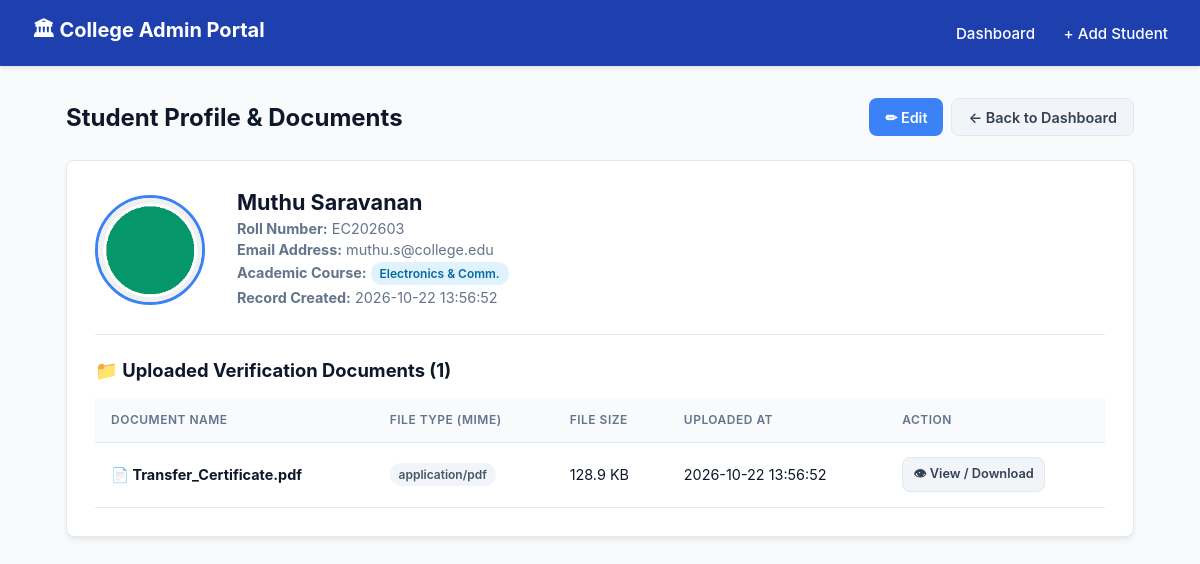
The page /q2_php_admin/view_student.php?id=3 on the database its author committed.
### tables this page shows
CREATE TABLE students (
    id INT AUTO_INCREMENT PRIMARY KEY,
    name VARCHAR(100) NOT NULL,
    roll_no VARCHAR(50) NOT NULL UNIQUE,
    email VARCHAR(100) NOT NULL,
    course VARCHAR(50) NOT NULL,
    photo VARCHAR(255) DEFAULT 'default_avatar.png',
    created_at TIMESTAMP DEFAULT CURRENT_TIMESTAMP
);

CREATE TABLE student_documents (
    id INT AUTO_INCREMENT PRIMARY KEY,
    student_id INT NOT NULL,
    file_name VARCHAR(255) NOT NULL,
    file_path VARCHAR(255) NOT NULL,
    file_type VARCHAR(50) NOT NULL,
    file_size INT NOT NULL,  
    upload_date TIMESTAMP DEFAULT CURRENT_TIMESTAMP,
    CONSTRAINT fk_student_doc
        FOREIGN KEY (student_id) REFERENCES students(id)
        ON DELETE CASCADE
);

### q2_php_admin/config.php (called while the page is built, shortened)
<?php
function e($str) {
    return htmlspecialchars($str ?? '', ENT_QUOTES, 'UTF-8');
}
?>

### q2_php_admin/view_student.php (the view, shortened to what this page needs)
<?php
require_once __DIR__ . '/config.php';
$studentId = isset($_GET['id']) ? (int)$_GET['id'] : 0;
$stmt = $pdo->prepare("SELECT * FROM students WHERE id = ?");
$stmt->execute([$studentId]);
$student = $stmt->fetch();
$docStmt = $pdo->prepare("SELECT * FROM student_documents WHERE student_id = ? ORDER BY upload_date DESC");
$docStmt->execute([$studentId]);
$documents = $docStmt->fetchAll();
?>
<!DOCTYPE html>
<html lang="en">
<head>
  <link rel="stylesheet" href="style.css">
</head>
<body>
  <nav class="navbar">
    <div class="nav-brand">🏛 College Admin Portal</div>
    <div class="nav-links">
      <a href="index.php">Dashboard</a>
      <a href="add_student.php">+ Add Student</a>
    </div>
  </nav>
  <div class="container">
    <div class="page-header">
      <h2>Student Profile & Documents</h2>
      <div style="display: flex; gap: 0.5rem;">
        <a href="edit_student.php?id=<?= $student['id'] ?>" class="btn btn-primary">✏ Edit</a>
        <a href="index.php" class="btn btn-secondary">← Back to Dashboard</a>
      </div>
    </div>
    <div class="card">
      <div class="profile-card">
        <?php
          $photoPath = !empty($student['photo']) && file_exists(UPLOAD_DIR . $student['photo'])
                      ? 'uploads/' . e($student['photo'])
                      : 'uploads/default_avatar.png';
        ?>
        <img src="<?= $photoPath ?>" alt="Student Photo" class="profile-large-avatar">
        <div class="profile-info">
          <h3><?= e($student['name']) ?></h3>
          <p><strong>Roll Number:</strong> <?= e($student['roll_no']) ?></p>
          <p><strong>Email Address:</strong> <?= e($student['email']) ?></p>
          <p><strong>Academic Course:</strong> <span class="badge"><?= e($student['course']) ?></span></p>
          <p><strong>Record Created:</strong> <?= e($student['created_at']) ?></p>
        </div>
      </div>
      <h3 style="margin-top: 1.5rem; margin-bottom: 1rem; font-size: 1.15rem;">
        📁 Uploaded Verification Documents (<?= count($documents) ?>)
      </h3>
      <?php if (empty($documents)): ?>
        <p style="color: var(--text-muted); padding: 1rem; background-color: #f8fafc; border-radius: var(--radius);">
          No verification documents uploaded for this student yet.
        </p>
      <?php else: ?>
        <div class="table-responsive">
          <table>
            <thead>
              <tr>
                <th>Document Name</th>
                <th>File Type (MIME)</th>
                <th>File Size</th>
                <th>Uploaded At</th>
                <th>Action</th>
              </tr>
            </thead>
            <tbody>
              <?php foreach ($documents as $doc): ?>
                <tr>
                  <td>
                    <strong>📄 <?= e($doc['file_name']) ?></strong>
                  </td>
                  <td><span class="badge" style="background:#f1f5f9; color:#475569;"><?= e($doc['file_type']) ?></span></td>
                  <td><?= round($doc['file_size'] / 1024, 1) ?> KB</td>
                  <td><?= e($doc['upload_date']) ?></td>
                  <td>
                    <a href="<?= e($doc['file_path']) ?>" target="_blank" class="btn btn-secondary btn-sm">
                      👁 View / Download
                    </a>
                  </td>
                </tr>
              <?php endforeach; ?>
            </tbody>
          </table>
        </div>
      <?php endif; ?>
    </div>
  </div>
</body>
</html>

### q2_php_admin/style.css (style rules this page uses)
:root { --primary: #1e40af; --primary-hover: #1d4ed8; --accent: #3b82f6; --bg-main: #f8fafc; --card-bg: #ffffff; --text-dark: #0f172a; --text-muted: #64748b; --border: #e2e8f0; --success: #15803d; --success-bg: #dcfce7; --danger: #b91c1c; --danger-bg: #fee2e2; --radius: 8px; --shadow: 0 4px 6px -1px rgba(0, 0, 0, 0.07), 0 2px 4px -2px rgba(0, 0, 0, 0.05); }
* { box-sizing: border-box; margin: 0; padding: 0; font-family: -apple-system, BlinkMacSystemFont, "Segoe UI", Roboto, Helvetica, Arial, sans-serif; }
body { background-color: var(--bg-main); color: var(--text-dark); min-height: 100vh; }
.navbar { background-color: var(--primary); color: #ffffff; padding: 1rem 2rem; display: flex; justify-content: space-between; align-items: center; box-shadow: 0 2px 4px rgba(0,0,0,0.1); }
.nav-brand { font-size: 1.25rem; font-weight: 700; display: flex; align-items: center; gap: 0.5rem; }
.nav-links a { color: #ffffff; text-decoration: none; font-weight: 500; font-size: 0.95rem; margin-left: 1.5rem; transition: opacity 0.2s; }
.container { max-width: 1100px; margin: 2rem auto; padding: 0 1rem; }
.page-header { display: flex; justify-content: space-between; align-items: center; margin-bottom: 1.5rem; }
.page-header h2 { font-size: 1.5rem; color: var(--text-dark); }
.card { background-color: var(--card-bg); border-radius: var(--radius); border: 1px solid var(--border); box-shadow: var(--shadow); padding: 1.75rem; margin-bottom: 2rem; }
.btn { display: inline-flex; align-items: center; gap: 0.4rem; padding: 0.6rem 1rem; font-size: 0.9rem; font-weight: 600; border-radius: var(--radius); text-decoration: none; cursor: pointer; border: none; transition: background-color 0.2s; }
.btn-primary { background-color: var(--accent); color: #ffffff; }
.btn-secondary { background-color: #f1f5f9; color: #334155; border: 1px solid var(--border); }
.btn-sm { padding: 0.35rem 0.65rem; font-size: 0.8rem; }
.table-responsive { overflow-x: auto; }
table { width: 100%; border-collapse: collapse; text-align: left; }
th, td { padding: 0.9rem 1rem; border-bottom: 1px solid var(--border); font-size: 0.9rem; vertical-align: middle; }
th { background-color: #f8fafc; color: var(--text-muted); font-weight: 600; text-transform: uppercase; font-size: 0.75rem; letter-spacing: 0.5px; }
.badge { display: inline-block; padding: 0.25rem 0.55rem; border-radius: 999px; font-size: 0.75rem; font-weight: 600; background-color: #e0f2fe; color: #0369a1; }
.profile-card { display: flex; gap: 2rem; align-items: center; padding-bottom: 1.5rem; border-bottom: 1px solid var(--border); margin-bottom: 1.5rem; }
.profile-large-avatar { width: 110px; height: 110px; border-radius: 50%; object-fit: cover; border: 3px solid var(--accent); }
.profile-info h3 { font-size: 1.35rem; margin-bottom: 0.3rem; }
.profile-info p { color: var(--text-muted); font-size: 0.9rem; margin-bottom: 0.25rem; }

### rows shown on the page
students: photo (picture), name "Muthu Saravanan", roll_no "EC202603", email "muthu.s@college.edu", course "Electronics & Comm.", created_at "2026-10-22 13:56:52"
student_documents: file_name "Transfer_Certificate.pdf", file_type "application/pdf", $doc['file_size']/1024 "128.9", upload_date "2026-10-22 13:56:52"

### other values the page prints
count($documents) "1"
